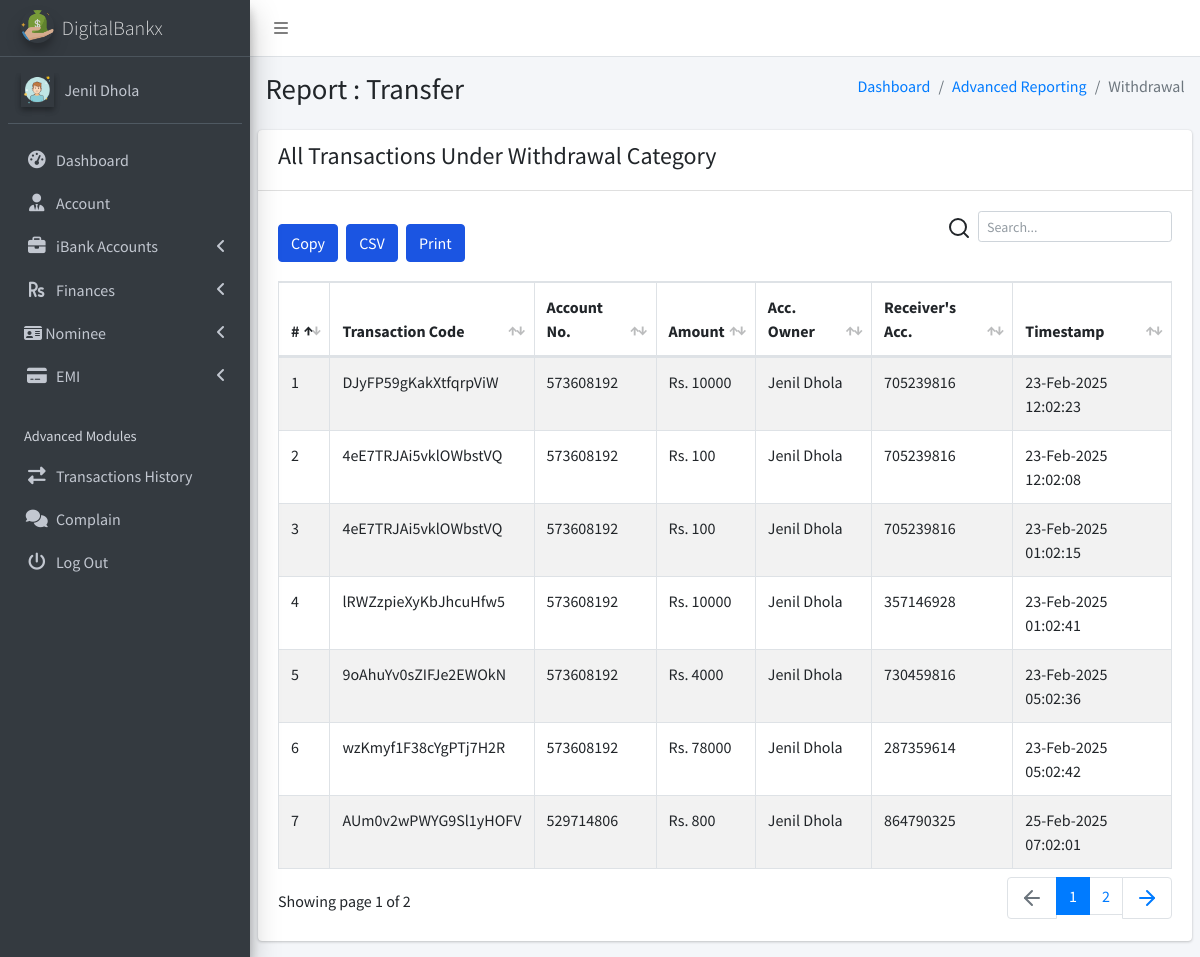
The page /client/pages_financial_reporting_transfers.php (signed in) on the database as committed earlier.
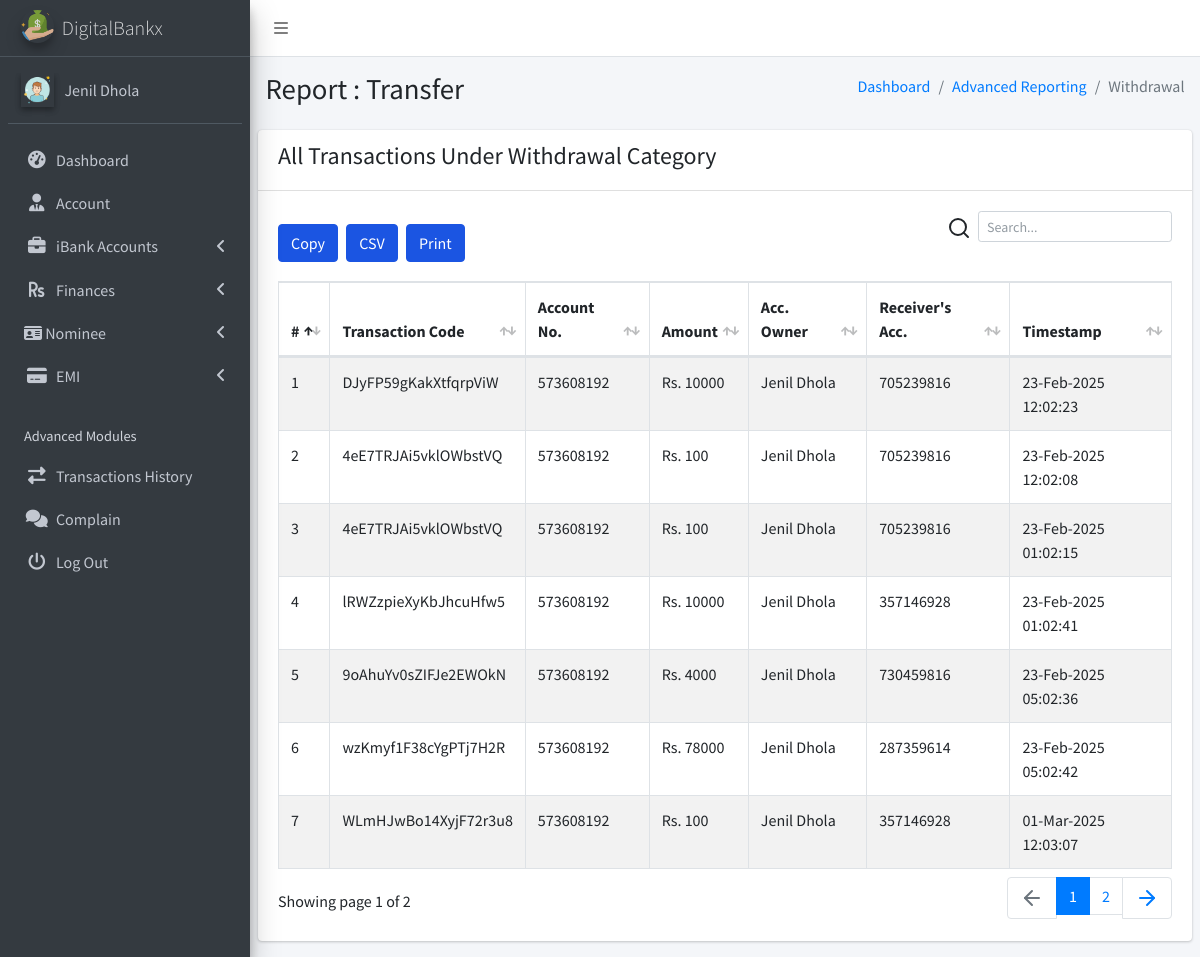
The same page on the database as committed later.
### tables this page shows
CREATE TABLE `ib_systemsettings` (
  `id` int(20) NOT NULL,
  `sys_name` longtext NOT NULL,
  `sys_tagline` longtext NOT NULL,
  `sys_logo` varchar(200) NOT NULL,
  `is_active` tinyint(1) NOT NULL DEFAULT 1
);

CREATE TABLE `ib_clients` (
  `client_id` int(10) UNSIGNED NOT NULL,
  `name` varchar(200) NOT NULL,
  `phone` varchar(200) NOT NULL,
  `address` varchar(200) NOT NULL,
  `email` varchar(200) NOT NULL,
  `aadhar_number` varchar(12) NOT NULL,
  `pan_number` varchar(10) NOT NULL,
  `password` varchar(200) NOT NULL,
  `profile_pic` varchar(200) NOT NULL,
  `client_number` varchar(200) NOT NULL,
  `is_active` tinyint(1) NOT NULL DEFAULT 1,
  `otp` varchar(10) DEFAULT NULL,
  `otp_expiry` datetime DEFAULT NULL
);

CREATE TABLE `ib_transactions` (
  `tr_id` int(20) NOT NULL,
  `tr_code` varchar(200) NOT NULL,
  `account_id` int(20) NOT NULL,
  `tr_type` varchar(200) NOT NULL,
  `tr_status` varchar(200) NOT NULL,
  `client_id` int(10) UNSIGNED NOT NULL,
  `transaction_amt` varchar(200) NOT NULL,
  `receiving_acc_no` varchar(200) DEFAULT NULL,
  `created_at` timestamp(6) NOT NULL DEFAULT current_timestamp(6) ON UPDATE current_timestamp(6),
  `is_active` tinyint(1) NOT NULL DEFAULT 1
);

CREATE TABLE `ib_bankaccounts` (
  `account_id` int(20) NOT NULL,
  `acc_name` varchar(200) NOT NULL,
  `account_number` varchar(200) NOT NULL,
  `acc_type` varchar(200) NOT NULL,
  `acc_rates` varchar(200) NOT NULL,
  `acc_status` varchar(200) NOT NULL,
  `acc_amount` decimal(10,2) NOT NULL,
  `client_id` int(10) UNSIGNED DEFAULT NULL,
  `created_at` timestamp(6) NOT NULL DEFAULT current_timestamp(6) ON UPDATE current_timestamp(6),
  `is_active` tinyint(1) NOT NULL DEFAULT 1
);

### client/pages_financial_reporting_transfers.php (the view, shortened to what the changed rows need)
<?php
include('conf/config.php');
?>
<!DOCTYPE html>
<html>
<?php include("dist/_partials/head.php"); ?>
<body class="hold-transition sidebar-mini layout-fixed layout-navbar-fixed">
  <div class="wrapper">
    <?php include("dist/_partials/sidebar.php"); ?>
    <div class="content-wrapper">
      <section class="content-header">
        <div class="container-fluid">
          <div class="row mb-2">
            <div class="col-sm-6">
              <h1>Report : Transfer</h1>
            </div>
          </div>
        </div>
      </section>
      <section class="content">
        <div class="row">
          <div class="col-12">
            <div class="card">
              <div class="card-body">
                <table id="export" class="table table-bordered table-hover table-striped">
                  <thead>
                    <tr>
                      <th>#</th>
                      <th>Transaction Code</th>
                      <th>Account No.</th>
                      <th>Amount</th>
                      <th>Acc. Owner</th>
                      <th>Receiver's Acc.</th>
                      <th>Timestamp</th>
                    </tr>
                  </thead>
                  <tbody>
                    <?php
                    $client_id = $_SESSION['client_id'];
                    $ret = "SELECT
    t.tr_id,
    t.tr_code,
    t.tr_type,
    b.account_number,
    t.transaction_amt,
    COALESCE(c.name, 'N/A') AS client_name,
    t.receiving_acc_no,
    t.created_at
FROM iB_Transactions t
JOIN ib_bankaccounts b ON t.account_id = b.account_id
JOIN ib_clients c ON t.client_id = c.client_id
WHERE t.tr_type = 'Transfer' AND t.client_id = ?
 ";
                    $stmt = $mysqli->prepare($ret);
                    $stmt->bind_param('i', $client_id);
                    $stmt->execute();
                    $res = $stmt->get_result();
                    $cnt = 1;
                    while ($row = $res->fetch_object()) {
                      $transTstamp = $row->created_at;
                    ?>
                      <tr>
                        <td><?php echo $cnt; ?></td>
                        <td><?php echo $row->tr_code; ?></a></td>
                        <td><?php echo $row->account_number; ?></td>
                        <td>Rs. <?php echo $row->transaction_amt; ?></td>
                        <td><?php echo $row->client_name; ?></td>
                        <td><?php echo $row->receiving_acc_no; ?></td>
                        <td><?php echo date("d-M-Y h:m:s ", strtotime($transTstamp)); ?></td>
                      </tr>
                    <?php $cnt = $cnt + 1;
                    } ?>
                </table>
              </div>
            </div>
          </div>
        </div>
      </section>
    </div>
  </div>
</body>
</html>

### client/dist/_partials/sidebar.php (shortened to what the changed rows need)
<aside class="main-sidebar sidebar-dark-primary elevation-4">
  <?php
  $client_id = $_SESSION['client_id'];
  $ret = "SELECT * FROM iB_clients WHERE client_id = ?";
  $stmt = $mysqli->prepare($ret);
  $stmt->bind_param('i', $client_id);
  $stmt->execute();
  $res = $stmt->get_result();
  while ($row = $res->fetch_object()) {
    $profile_picture = $row->profile_pic
      ? "<img src='../admin/dist/img/$row->profile_pic' class='elevation-2' alt='User Image'>"
      : "<img src='../admin/dist/img/user_icon.png' class='elevation-2' alt='User Image'>";
    $ret = "SELECT * FROM `iB_SystemSettings`";
    $stmt = $mysqli->prepare($ret);
    $stmt->execute();
    $res = $stmt->get_result();
    while ($sys = $res->fetch_object()) {
  ?>
<link rel="stylesheet" href="https://cdnjs.cloudflare.com/ajax/libs/font-awesome/6.4.2/css/all.min.css">
  <a href="pages_dashboard.php" class="brand-link">
    <img src="../admin/dist/img/<?php echo $sys->sys_logo; ?>" alt="iBanking Logo"
      class="brand-image img-circle elevation-3" style="opacity: .8">
    <span class="brand-text font-weight-light"><?php echo $sys->sys_name; ?></span>
  </a>
  <div class="sidebar">
    <div class="user-panel mt-3 pb-3 mb-3 d-flex">
      <div class="image">
        <?php echo $profile_picture; ?>
      </div>
      <div class="info">
        <a href="#" class="d-block"><?php echo $row->name; ?></a>
      </div>
    </div>
    <nav class="mt-2">
      <ul class="nav nav-pills nav-sidebar flex-column" data-widget="treeview" role="menu" data-accordion="false">
        <li class="nav-item">
          <a href="pages_dashboard.php" class="nav-link">
            <i class="nav-icon fas fa-tachometer-alt"></i>
            <p>Dashboard</p>
          </a>
        </li>
        <li class="nav-item">
          <a href="pages_account.php" class="nav-link">
            <i class="nav-icon fas fa-user-tie"></i>
            <p>Account</p>
          </a>
        </li>
        <li class="nav-item has-treeview">
          <a href="#" class="nav-link">
            <i class="nav-icon fas fa-briefcase"></i>
            <p>iBank Accounts <i class="fas fa-angle-left right"></i></p>
          </a>
        </li>
        <li class="nav-item has-treeview">
          <a href="#" class="nav-link">
            <i class="nav-icon fas fa-rupee-sign"></i>
            <p>Finances <i class="fas fa-angle-left right"></i></p>
          </a>
        </li>
   <li class="nav-item has-treeview">
          <a href="#" class="nav-link">
          <i class="fa-solid fa-id-card"></i>
            <p>Nominee <i class="fas fa-angle-left right"></i></p>
          </a>
        </li>
        <li class="nav-item has-treeview">
          <a href="#" class="nav-link">
            <i class="nav-icon fas fa-credit-card"></i>
            <p>EMI <i class="fas fa-angle-left right"></i></p>
          </a>
        </li>
        <li class="nav-header">Advanced Modules</li>
        <li class="nav-item">
          <a href="pages_transactions_engine.php" class="nav-link">
            <i class="nav-icon fas fa-exchange-alt"></i>
            <p>Transactions History</p>
          </a>
        </li>
        <li class="nav-item">
          <a href="pages_feedback.php" class="nav-link">
            <i class="nav-icon fas fa-comments"></i>
            <p>Complain</p>
          </a>
        </li>
        <li class="nav-item">
          <a href="pages_logout.php" class="nav-link">
            <i class="nav-icon fas fa-power-off"></i>
            <p>Log Out</p>
          </a>
        </li>
      </ul>
    </nav>
  </div>
</aside>
<?php
    }
  }
?>

Rows that differ between the two databases and show on the page:
removed ib_transactions: tr_code "AUm0v2wPWYG9Sl1yHOFV", account.account_number "529714806", transaction_amt "800", client_name "Jenil Dhola", receiving_acc_no "864790325", created_at "25-Feb-2025 07:02:01"
now on this page (row unchanged): ib_transactions: tr_code "WLmHJwBo14XyjF72r3u8", account.account_number "573608192", transaction_amt "100", client_name "Jenil Dhola", receiving_acc_no "357146928", created_at "01-Mar-2025 12:03:07"
